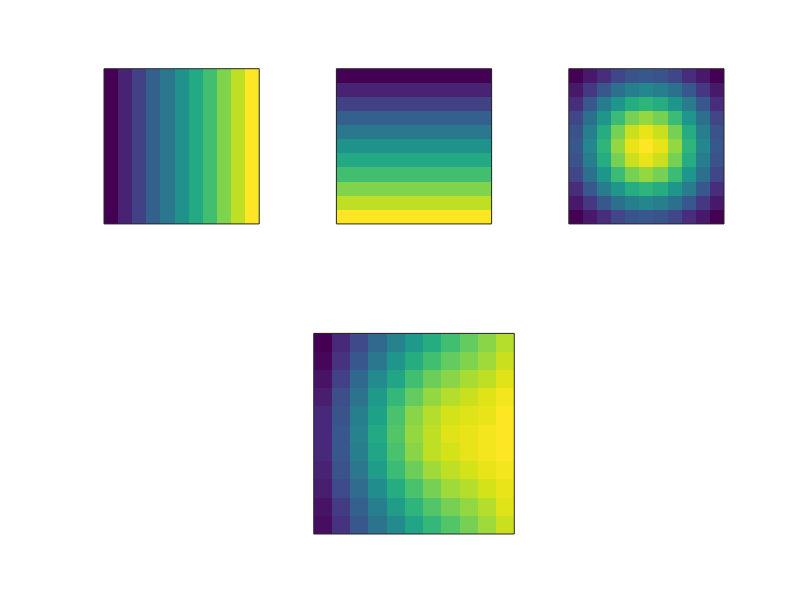
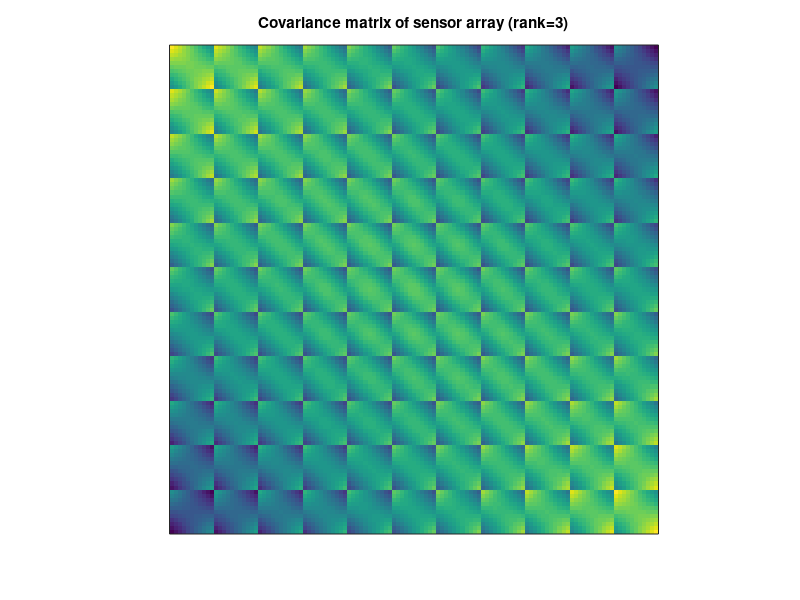
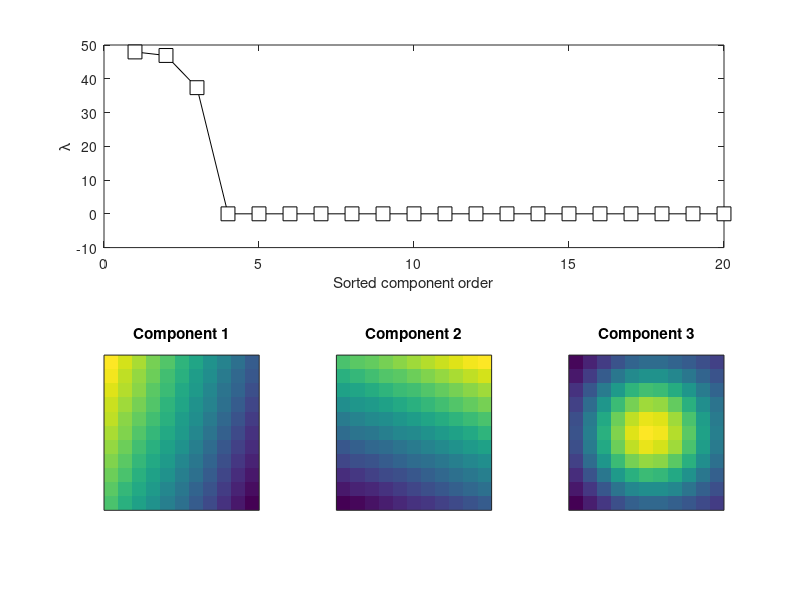

Write MATLAB code to recreate these figures, in order.
%% Matrix Analysis
% PCA of low-rank space-time data
%% Create a Low-rank Data
% Forward model with 3 projections
[X,Y] = meshgrid(-1:.2:1);
Z = exp( -(X.^2+Y.^2) );
n = length(Z);

% Show each of the projections
figure(1)

% Projection X (vertical linear)
subplot(231), imagesc(X);
set(gca,'xtick',[],'ytick',[])
axis square

% Projection Y (horizontal linear)
subplot(232), imagesc(Y);
set(gca,'xtick',[],'ytick',[])
axis square

% Projection Z (the Gaussian)
subplot(233), imagesc(Z);
set(gca,'xtick',[],'ytick',[])
axis square

% Sum of all projections
subplot(212)
h = imagesc(X+Y+Z); % create image handle for later updating
set(gca,'xtick',[],'ytick',[])
axis square

% Generate random time series data
N = 3000; % time points
sourcedata = randn(N,3); % uncorrelated source data

% Dataset is time by "sensors"
data = reshape(sourcedata * [X(:) Y(:) Z(:)]',[N n n]);

% Show a movie over time of some data
for i=1:100
    set(h,'CData',squeeze(data(i,:,:)));
    pause(.1)
end

%% PCA
% Reshape to 2D and mean-center
data2d = reshape(data,N,[]);
data2d = bsxfun(@minus,data2d,mean(data2d,1));

% Compute the covariance matrix
covmat = data2d' * data2d / (N-1);

% Covariance matrices usually look pretty:
figure(2)
imagesc(covmat)
set(gca,'xtick',[],'ytick',[])
axis square
title([ 'Covariance matrix of sensor array (rank=' num2str(rank(covmat)) ')' ])

% PCA is eigendecomposition of covariance
[evecs,evals] = eig(covmat);

% Sort eigenvalues and eigenvectors according to eigenvalue magnitude
[evals,sidx] = sort(diag(evals),'descend');
evecs = evecs(:,sidx);

% Plot the eigenspectrum
figure(3)
subplot(211)
plot(evals,'ks-','markersize',10,'markerfacecolor','w')
xlabel('Sorted component order')
ylabel('\lambda')
set(gca,'xlim',[0 20])

% Image the eigenvectors
for i=1:3
    subplot(2,3,3+i)
    imagesc(reshape(evecs(:,i),[n n]))
    set(gca,'xtick',[],'ytick',[])
    axis square
    title([ 'Component ' num2str(i) ])
end

%% end